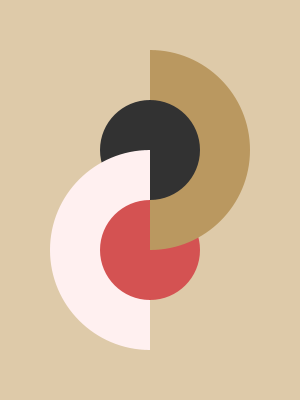
Frame 1 (no input)
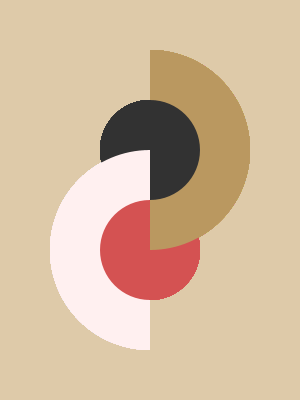
Frame 60 (the mouse pressed at the canvas centre just before this capture)
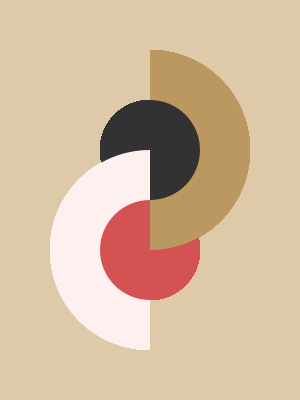
Frame 120 (the mouse held since frame 60 and released just before this capture)

The Processing sketch that drew these frames (run headless with seeded random() and noise(); from frame 60 on, the mouse is pressed at the canvas centre):

// Processing sketch: F
// ── F.pde
void setup(){
  size(300, 400);
  background(222, 202, 169);
  noStroke();
}

void draw(){
  
  // red
  fill(212, 82, 82);
  ellipse(150, 250, 100, 100);
  
  // brown arc
  fill(186, 152, 96);
  arc(150, 150, 200, 200, radians(270), radians(450), CHORD);
  
  // black circle
  fill(50, 50, 50);
  ellipse(150, 150, 100, 100);
  
  // white arc
  fill(255, 240, 240);
  arc(150, 250, 200, 200, radians(90), radians(270), CHORD);
  
  // red arc
  fill(212, 82, 82);
  arc(150, 250, 100, 100, radians(90), radians(270), CHORD);
}
